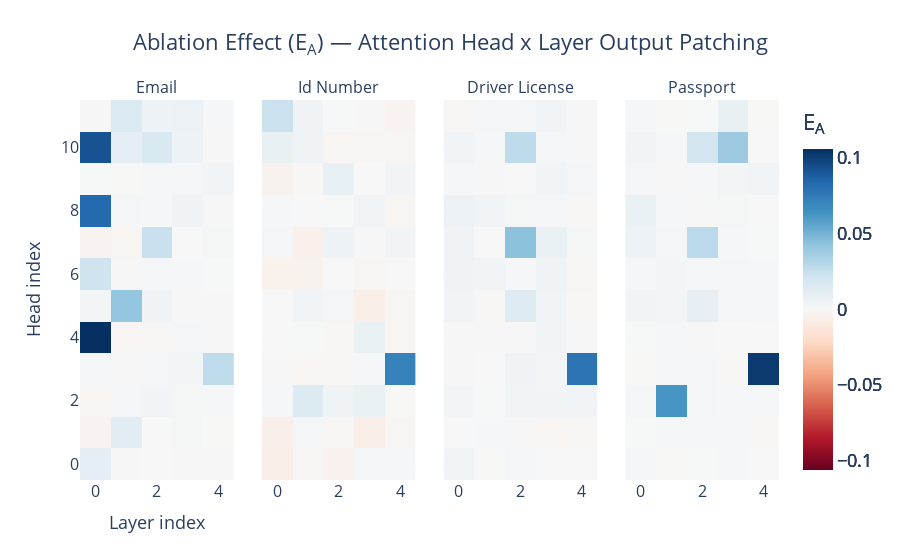

Notebook source saved alongside this figure:
### Markdown cell above
## Examine Attention Heads at Early Layers

From the layer patching sweep we observe that at early layers the attention output has a very significant effect in "forgetting" the target pii when patching from base to memorized

Lets examine this closer with per-head full-layer patching at these early layers

### Code cell
def attn_head_hook_fn(activation, hook, cache, pos, head_idx):
    cached = cache[hook.name]
    patched = activation.clone()
    patched[:, pos, head_idx, ...] = cached[:, pos, head_idx, ...]
    return patched

def imshow(tensor, **kwargs):
    fig = px.imshow(
        tl_utils.to_numpy(tensor),
        color_continuous_midpoint=0.0,
        color_continuous_scale="RdBu",
        **kwargs,
    )
    return fig



RUN_ID = "attn_head_layer_patching"
PATCH_DIRECTION = "base_to_memorized"
COMPONENT = "z"
TARGET_LAYERS = [0, 1, 2, 3, 4]
PII_TYPES_TO_RUN = PII_TYPES

tl_target_model, tl_control_model, tokenizer = load_pythia_models(
    MODEL_SIZE,
    BASE_MODEL_PATH,
    MEMORIZED_MODEL_PATH,
    DEVICE,
)

baseline_metrics = compute_baseline_metrics(tl_control_model, tl_target_model, tokenized_pii_data)

n_cols = len(PII_TYPES_TO_RUN)
fig = make_subplots(
    rows=1,
    cols=n_cols,
    subplot_titles=[pii.replace("_", " ").title() for pii in PII_TYPES_TO_RUN],
    shared_yaxes=True,
    horizontal_spacing=0.04
)

gmin = float('inf')
gmax = float('-inf')

for col_idx, pii_type in enumerate(PII_TYPES_TO_RUN, start=1):
    target_layers = TARGET_LAYERS
    samples = tokenized_pii_data[pii_type]
    baseline_ctrl_logprob = baseline_metrics[pii_type]["mean_ctrl_logprob"]
    baseline_tgt_logprob = baseline_metrics[pii_type]["mean_tgt_logprob"]
    baseline_delta = baseline_tgt_logprob - baseline_ctrl_logprob
    num_target_tokens = samples["num_target_tokens"]

    print(f"\n=== {PATCH_DIRECTION} | pii_type={pii_type} | component={layer_name} ===")
    print(
        f"baseline_ctrl_logprob: {baseline_ctrl_logprob:.4f}, "
        f"baseline_tgt_logprob: {baseline_tgt_logprob:.4f}, "
        f"delta: {baseline_delta:.4f}"
    )

    
    positions = np.arange(samples["prompt_len"]) # patch all positions (all input prompt positions)
    n_heads = tl_control_model.cfg.n_heads

    full_tokens = torch.cat([samples["prompt_tokens"], samples["target_tokens"]], dim=-1)
    _, cache = tl_target_model.run_with_cache(full_tokens, return_cache_object=True)

    results = np.zeros((n_heads, len(target_layers)))
    
    for head_idx in range(n_heads):
        for layer_idx in target_layers:
            fwd_hooks = [
                (tl_utils.get_act_name('z', layer_idx, 'attn'), partial(attn_head_hook_fn, cache=cache, pos=positions, head_idx=head_idx))
            ]
            mean_patched_logprob, _ = logprob_predict(tl_control_model, samples, fwd_hooks=fwd_hooks)
            normalized_effect = (mean_patched_logprob - baseline_ctrl_logprob) / baseline_delta
            results[head_idx, layer_idx] = normalized_effect
    
    gmin = min(gmin, results.min())
    gmax = max(gmax, results.max())
    
    fig.add_trace(
        go.Heatmap(
            z=results,
            x=TARGET_LAYERS,
            y=np.arange(n_heads),
            zmin=None,  # set later
            zmax=None,
            colorscale="RdBu",
            colorbar=dict(
            title="E<sub>A</sub>",  
        ),
        ),
        row=1,
        col=col_idx,
    )
    

abs_max = max(abs(gmin), abs(gmax))

for trace in fig.data:
    trace.zmin = -abs_max
    trace.zmax = abs_max

fig.update_xaxes(title_text="Layer index", row=1, col=1)
fig.update_yaxes(title_text="Head index", row=1, col=1)

fig.update_layout(
    title=dict(
        text="Ablation Effect (E<sub>A</sub>) — Attention Head x Layer Output Patching",
        font=dict(size=TITLE_FONT_SIZE),
        x=0.5,
        xanchor="center",
    ),
    legend=dict(
        title=dict(font=dict(size=LEGEND_FONT_SIZE)),
        font=dict(size=LEGEND_FONT_SIZE),
    ),
    font=dict(size=BASE_FONT_SIZE),
    template="plotly_white",
)       
    
fig.update_xaxes(
    title_font=dict(size=BASE_FONT_SIZE),
    tickfont=dict(size=TICK_FONT_SIZE),
)

fig.update_yaxes(
    title_font=dict(size=BASE_FONT_SIZE),
    tickfont=dict(size=TICK_FONT_SIZE),
)

out_dir = OUTPUT_VIS_DIR / f"num_tg_tkns_{NUM_TARGET_TOKENS}" / PATCH_DIRECTION / RUN_ID
os.makedirs(out_dir, exist_ok=True)

stem = (
    f"attn_head_layer_patching"
)

output_path = (out_dir / stem).with_suffix(".png")
fig.write_image(output_path, scale=2)
fig.show()

print(f"Saved combined figure to: {output_path}")

### Figure 1 — Plotly figure (JSON) as saved in the notebook; plotly's stock layout.template omitted (floating-point values rounded to 4 significant figures)
{"data": [{"colorbar": {"title": {"text": "E<sub>A</sub>"}}, "colorscale": [[0, "rgb(103,0,31)"], [0.1, "rgb(178,24,43)"], [0.2, "rgb(214,96,77)"], [0.3, "rgb(244,165,130)"], [0.4, "rgb(253,219,199)"], [0.5, "rgb(247,247,247)"], [0.6, "rgb(209,229,240)"], [0.7, "rgb(146,197,222)"], [0.8, "rgb(67,147,195)"], [0.9, "rgb(33,102,172)"], [1, "rgb(5,48,97)"]], "type": "heatmap", "x": [0, 1, 2, 3, 4], "xaxis": "x", "y": [0, 1, 2, 3, 4, 5, 6, 7, 8, 9, 10, 11], "yaxis": "y", "z": [[0.01062, -0.0004119, -0.0001765, 0.0006265, -0.0004275], [-0.002711, 0.01166, -7.226e-05, 0.001759, -0.0002464], [-0.002307, 0.001233, 0.003596, 0.001659, 0.0008756], [0.00235, 0.000722, 0.002337, 0.002704, 0.02757], [0.1063, -0.001901, -0.001699, 0.001821, -0.0005181], [0.002817, 0.04153, 0.004474, 0.0008292, 0.0008333], [0.02196, -0.0005265, 0.002016, 0.00129, 0.0003215], [-0.002689, -0.00251, 0.02391, 0.0002698, 0.001665], [0.08316, 0.00193, 0.00147, 0.004219, -0.0005822], [0.0003178, -0.00032, 0.0009755, 0.001912, 0.003551], [0.09242, 0.01008, 0.01683, 0.006131, 0.0005968], [0.0008131, 0.0159, 0.005922, 0.006579, 0.0009345]], "zmax": 0.1063, "zmin": -0.1063}, {"colorbar": {"title": {"text": "E<sub>A</sub>"}}, "colorscale": [[0, "rgb(103,0,31)"], [0.1, "rgb(178,24,43)"], [0.2, "rgb(214,96,77)"], [0.3, "rgb(244,165,130)"], [0.4, "rgb(253,219,199)"], [0.5, "rgb(247,247,247)"], [0.6, "rgb(209,229,240)"], [0.7, "rgb(146,197,222)"], [0.8, "rgb(67,147,195)"], [0.9, "rgb(33,102,172)"], [1, "rgb(5,48,97)"]], "type": "heatmap", "x": [0, 1, 2, 3, 4], "xaxis": "x2", "y": [0, 1, 2, 3, 4, 5, 6, 7, 8, 9, 10, 11], "yaxis": "y2", "z": [[-0.006993, -0.001584, -0.004633, 0.002203, 0.001154], [-0.005781, 0.002305, -0.001748, -0.00698, -0.00133], [0.001075, 0.01523, 0.004688, 0.007502, -0.000356], [-0.0005839, -0.001792, -0.001034, 0.0009899, 0.07193], [-4.045e-06, 0.0003475, -0.001131, 0.00743, -0.002241], [-0.0001349, 0.003501, 0.001819, -0.006807, -0.002295], [-0.004881, -0.003611, 0.0002055, -0.001442, -0.0001868], [0.001803, -0.005431, 0.005987, 0.0006144, 0.004089], [0.001167, -0.000215, 0.0003353, 0.00368, -0.002562], [-0.003674, -0.0008392, 0.008841, 0.0001471, 0.004012], [0.007757, 0.004441, -0.002368, -0.001596, -0.002365], [0.0234, 0.004599, 0.0002929, -0.0005178, -0.002673]], "zmax": 0.1063, "zmin": -0.1063}, {"colorbar": {"title": {"text": "E<sub>A</sub>"}}, "colorscale": [[0, "rgb(103,0,31)"], [0.1, "rgb(178,24,43)"], [0.2, "rgb(214,96,77)"], [0.3, "rgb(244,165,130)"], [0.4, "rgb(253,219,199)"], [0.5, "rgb(247,247,247)"], [0.6, "rgb(209,229,240)"], [0.7, "rgb(146,197,222)"], [0.8, "rgb(67,147,195)"], [0.9, "rgb(33,102,172)"], [1, "rgb(5,48,97)"]], "type": "heatmap", "x": [0, 1, 2, 3, 4], "xaxis": "x3", "y": [0, 1, 2, 3, 4, 5, 6, 7, 8, 9, 10, 11], "yaxis": "y3", "z": [[0.003339, -0.0003345, 0.001942, -8.676e-05, -7.162e-05], [-6.23e-05, 0.001414, -0.0004579, -0.002295, -0.001755], [0.002752, 0.0005138, 0.003165, 0.003882, 0.003285], [0.0007207, 0.0002652, 0.004713, 0.002861, 0.07824], [0.0007215, -0.0005742, -0.0004669, 0.003891, -0.0005228], [0.004078, -0.001106, 0.01384, 0.003926, -0.001052], [0.004181, 0.003989, 0.001263, 0.00418, -0.00132], [0.004519, -0.0001199, 0.04386, 0.007328, 0.001526], [0.006975, 0.003529, 0.001524, 0.0024, -0.0009246], [0.001516, 0.0005933, 0.0001262, 0.003951, 0.002293], [0.003456, 0.0009372, 0.02801, 0.00214, -0.0004313], [-0.001157, 0.002119, 0.001954, 0.003927, 0.0007595]], "zmax": 0.1063, "zmin": -0.1063}, {"colorbar": {"title": {"text": "E<sub>A</sub>"}}, "colorscale": [[0, "rgb(103,0,31)"], [0.1, "rgb(178,24,43)"], [0.2, "rgb(214,96,77)"], [0.3, "rgb(244,165,130)"], [0.4, "rgb(253,219,199)"], [0.5, "rgb(247,247,247)"], [0.6, "rgb(209,229,240)"], [0.7, "rgb(146,197,222)"], [0.8, "rgb(67,147,195)"], [0.9, "rgb(33,102,172)"], [1, "rgb(5,48,97)"]], "type": "heatmap", "x": [0, 1, 2, 3, 4], "xaxis": "x4", "y": [0, 1, 2, 3, 4, 5, 6, 7, 8, 9, 10, 11], "yaxis": "y4", "z": [[0.001846, -0.0003082, 0.0005837, 0.0008508, 0.000134], [0.0004477, 0.002116, 0.0008661, 0.002, -0.0007957], [0.002118, 0.06291, 0.002299, 0.001473, 0.001805], [-0.0002804, 0.001988, 0.002218, -0.0007743, 0.1023], [0.000576, 0.001988, 0.0007889, 0.0002287, -0.0002022], [0.003386, 0.002945, 0.009094, 0.001955, 0.001472], [0.001247, 0.002843, 0.001434, 0.002058, 0.0009068], [0.006336, 0.002067, 0.0289, 0.001014, 0.0003833], [0.007112, 0.0009703, 0.0006643, 0.001551, 7.547e-05], [0.00246, 0.0005968, 0.00148, 0.00253, 0.003125], [0.003611, 0.001263, 0.02028, 0.03894, -6.431e-05], [0.001212, -0.0003562, 0.000513, 0.007763, -0.0003343]], "zmax": 0.1063, "zmin": -0.1063}], "layout": {"annotations": [{"font": {"size": 16}, "showarrow": false, "text": "Email", "x": 0.11, "xanchor": "center", "xref": "paper", "y": 1, "yanchor": "bottom", "yref": "paper"}, {"font": {"size": 16}, "showarrow": false, "text": "Id Number", "x": 0.37, "xanchor": "center", "xref": "paper", "y": 1, "yanchor": "bottom", "yref": "paper"}, {"font": {"size": 16}, "showarrow": false, "text": "Driver License", "x": 0.63, "xanchor": "center", "xref": "paper", "y": 1, "yanchor": "bottom", "yref": "paper"}, {"font": {"size": 16}, "showarrow": false, "text": "Passport", "x": 0.89, "xanchor": "center", "xref": "paper", "y": 1, "yanchor": "bottom", "yref": "paper"}], "font": {"size": 18}, "legend": {"font": {"size": 16}, "title": {"font": {"size": 16}}}, "title": {"font": {"size": 22}, "text": "Ablation Effect (E<sub>A</sub>) — Attention Head x Layer Output Patching", "x": 0.5, "xanchor": "center"}, "xaxis": {"anchor": "y", "domain": [0, 0.22], "tickfont": {"size": 16}, "title": {"font": {"size": 18}, "text": "Layer index"}}, "xaxis2": {"anchor": "y2", "domain": [0.26, 0.48], "tickfont": {"size": 16}, "title": {"font": {"size": 18}}}, "xaxis3": {"anchor": "y3", "domain": [0.52, 0.74], "tickfont": {"size": 16}, "title": {"font": {"size": 18}}}, "xaxis4": {"anchor": "y4", "domain": [0.78, 1], "tickfont": {"size": 16}, "title": {"font": {"size": 18}}}, "yaxis": {"anchor": "x", "domain": [0, 1], "tickfont": {"size": 16}, "title": {"font": {"size": 18}, "text": "Head index"}}, "yaxis2": {"anchor": "x2", "domain": [0, 1], "matches": "y", "showticklabels": false, "tickfont": {"size": 16}, "title": {"font": {"size": 18}}}, "yaxis3": {"anchor": "x3", "domain": [0, 1], "matches": "y", "showticklabels": false, "tickfont": {"size": 16}, "title": {"font": {"size": 18}}}, "yaxis4": {"anchor": "x4", "domain": [0, 1], "matches": "y", "showticklabels": false, "tickfont": {"size": 16}, "title": {"font": {"size": 18}}}}}
